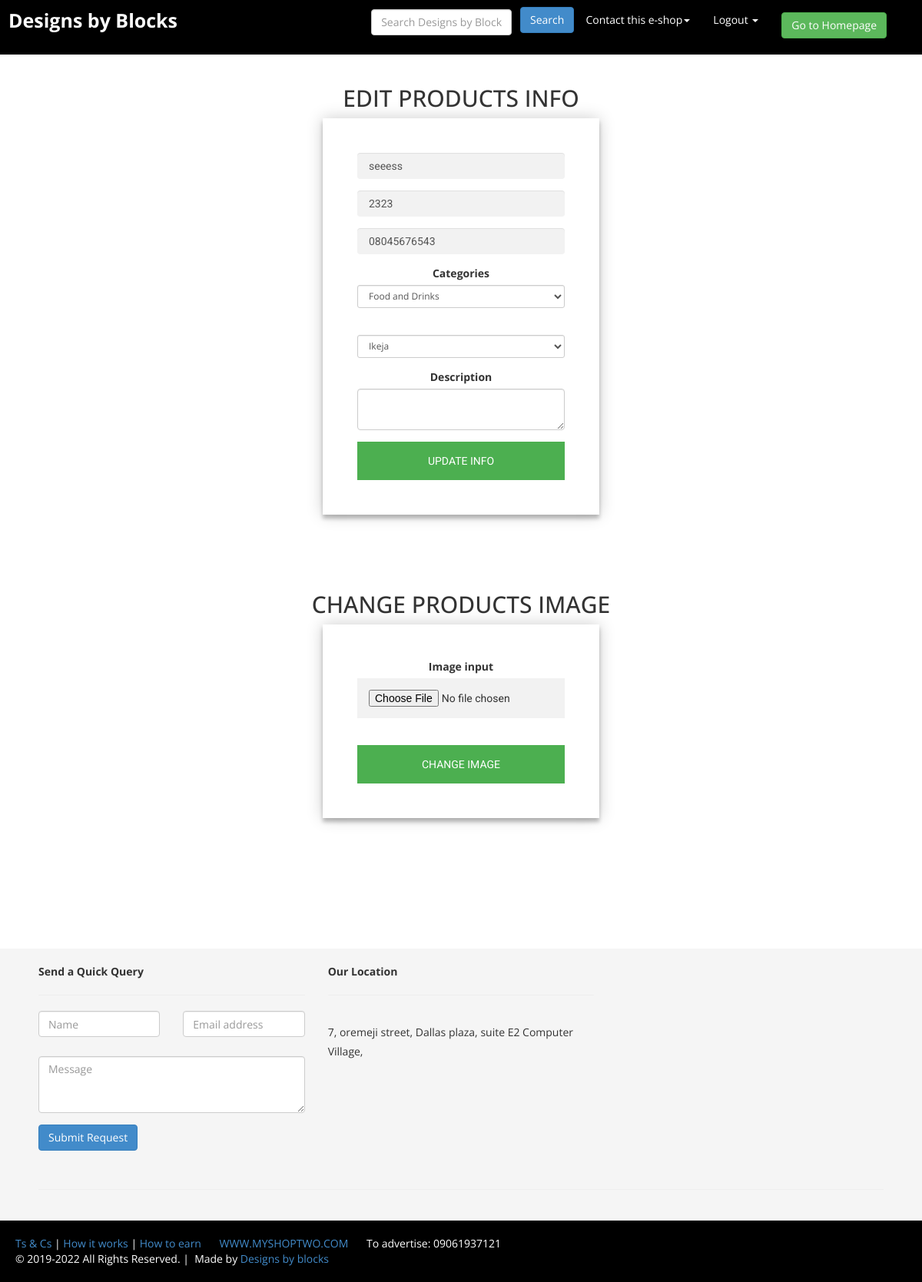
The page /classifiedads/edit-shop-slider.php?goods_no=1 (signed in) on the database its author committed.
### tables this page shows
CREATE TABLE `goods` (
  `goods_id` int(11) NOT NULL,
  `UID` int(11) NOT NULL,
  `goods_name` varchar(20) NOT NULL,
  `goods_price` varchar(10) NOT NULL,
  `file_name_goods` varchar(255) NOT NULL DEFAULT 'goods_serv_pix.jpg',
  `description` varchar(255) NOT NULL,
  `categories` varchar(20) NOT NULL,
  `goods_phone_number` varchar(11) NOT NULL,
  `bonus_fee` int(1) NOT NULL DEFAULT 0,
  `local_area_id` varchar(20) NOT NULL,
  `goods_timestamp` varchar(11) NOT NULL
);

### classifiedads/edit-shop-slider.php (the view, shortened to what this page needs)
<?php
require("../incs_shop/serv_con.inc.php");
?>
<?php
if (mysqli_affected_rows($connect) == 1) {
$all_about_goods = mysqli_query($connect, "SELECT * FROM goods WHERE goods_id = '".$_GET['goods_no']."'") or die(db_conn_error);
while ($row = mysqli_fetch_array($all_about_goods)) {
	$goods_name = $row['goods_name'];
	$goods_price = $row['goods_price'];
	$phone_number = $row['goods_phone_number'];
	$cat = $row['categories'];
	$about = $row['description'];
	}
}else{
	 header("Location:".MYSHOPTWO);
	 exit;
}
include("../incs_shop/header_all.php");
?>
  <header id="home" class="home">
            <div class="overlay-fluid-block">
                <div class="container text-center">
                    <div class="row">
                        <div class="home-wrapper">
                            <div class="col-md-10 col-md-offset-1">
                                <div class="home-content">
 <div class="login-page">
		<h2>EDIT PRODUCTS INFO</h2>
	<div class="form">
	 <form class="login-form" method="POST" action="" role="form">
	<div class="form-group">
	<input class="form-control" type="text" placeholder="Goods name" name="edit_goods_name" value="<?php if(!isset($_POST['edit_goods_name'])){echo $goods_name;}?>"/>
	</div>
	<div class="form-group">
	<input class="form-control" type="text" placeholder="Price e.g 1500" name="edit_price" value="<?php if(!isset($_POST['edit_price'])){echo $goods_price;}?>"/>
	 </div>
	<div class="form-group">
	<input class="form-control" type="text" placeholder="08123456789" name="edit_number" value="<?php if(!isset($_POST['edit_number'])){echo $phone_number;}?>"/>
	 </div>
<?php
$edit_categories_array=array('Mobile and Tabs', 'Computers', 'Appliances', 'Clothings', 'Fashion Items',
				'Kids Accessories', 'Vehicles', 'Vehicle Accessories','Real Estate', 'Pets','Food and Drinks', 'Groceries',
				'Health', 'Garden', 'Home', 'Fun', 'Art');
?>
<div class="form-group">
	<label for="editcategories">Categories</label>
	<select class="form-control input-sm" name="edit_categories" id="editcategories">
			<?php
			foreach($edit_categories_array as $editoption){
				if(!isset ($_POST['edit_categories'])){
				$editsel = ($editoption==$cat)?"Selected='selected'":"";
				}else{
				$editsel = ($editoption==$_POST['edit_categories'])?"Selected='selected'":"";
				}
				echo "<option $editsel>$editoption</option>";
			}
			?>
	</select>
	</div>
<div class="form-group">
		<select class="form-control input-sm" name="editcity" id="editselectname">
		<?php include("../incs_shop/cities_signup_edit.php");?>
	</select>
	 </div>
	<div class="form-group">
	<label for="editdescription">Description</label>
	<textarea class="form-control" name="editdescription" value="" id="editdescription">
	<?php if(!isset($_POST['editdescription'])){echo $about;} ?>
	</textarea>
	</div>
<button type="submit" name="uploadedit">Update Info</button>
</form>
</div>
</div>
<div class="login-page">
	<h2>CHANGE PRODUCTS IMAGE</h2>
	<div class="form">
	<form class="login-form" method="POST" action="" role="form" enctype="multipart/form-data">
	<div class="form-group">
	<label for="slide_1_image_1">Image input</label>
	<input type="file" id="slide_1_image_1" name="editimage"/>
	</div>
	  <br>
	 <button type="submit" name="uploadeditimages">Change Image</button>
	 </form>
	 </div>
	</div>
</div>
								 </div>
                            </div>
                        </div>
                    </div>
                </div>
        </header>
<?php
include("../incs_shop/footer_all.php");
?>

### classifiedads/assets/css/style.css (style rules this page uses)
.text-center { text-align:center; }
h1, h2, h3, h4, h5, h6 { font-family:'Open Sans', sans-serif; }
.row { margin-bottom:10px; }

### classifiedads/assets/css/login.css (style rules this page uses)
.form { position: relative; z-index: 1; background: #FFFFFF; max-width: 360px; margin: 0 auto 100px; padding: 45px; text-align: center; box-shadow: 0 0 20px 0 rgba(0, 0, 0, 0.2), 0 5px 5px 0 rgba(0, 0, 0, 0.24); }
.form input { font-family: "Roboto", sans-serif; outline: 0; background: #f2f2f2; width: 100%; border: 0; margin: 0 0 15px; padding: 15px; box-sizing: border-box; font-size: 14px; }
.form button { font-family: "Roboto", sans-serif; text-transform: uppercase; outline: 0; background: #4CAF50; width: 100%; border: 0; padding: 15px; color: #FFFFFF; font-size: 14px; -webkit-transition: all 0.3 ease; transition: all 0.3 ease; cursor: pointer; }

### rows shown on the page
goods: edit_goods_name "seeess", edit_price "2323", edit_number "08045676543"

### other values the page prints
$brand_name "Designs by Blocks"
$address "7, oremeji street, Dallas plaza, suite E2 Computer Village,"
AD_CONTACT_NUMBER "09061937121"
$copyyear "2019"
$curyear "2022"
form field edit_categories "Food and Drinks"
form field editcity "Ikeja"
